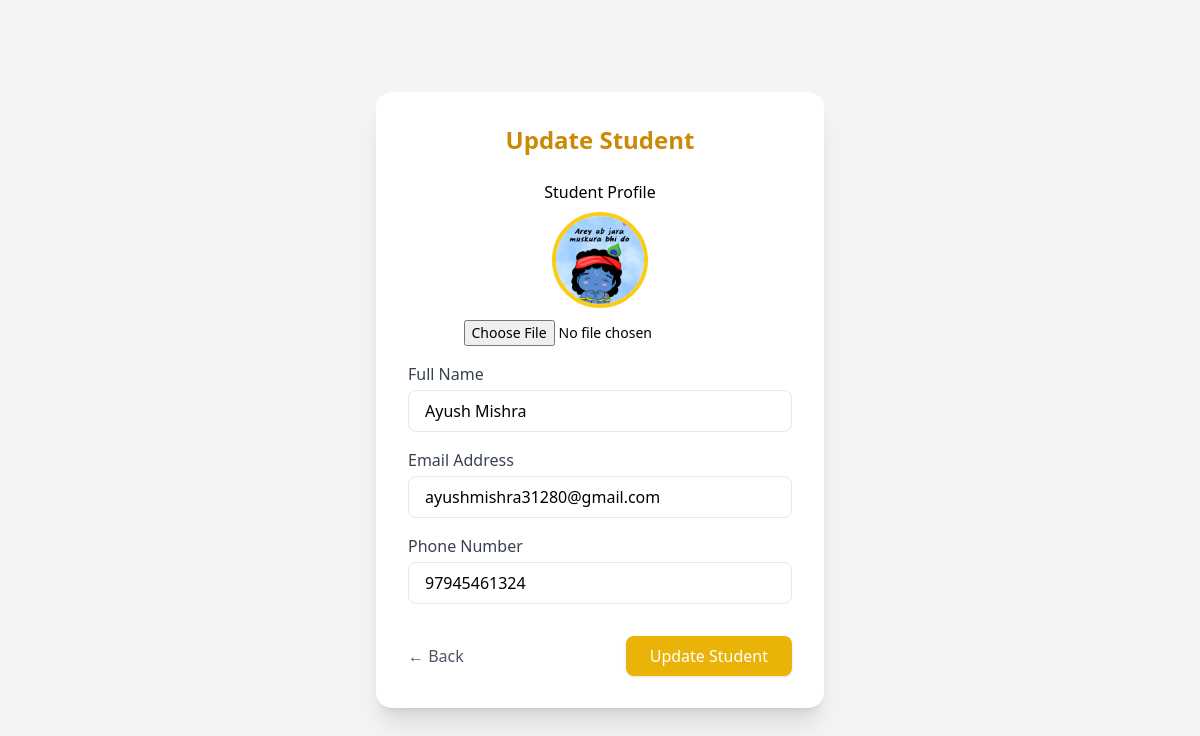
The app's page /student/update-student/29 with its own data.
### student/models.py (models this page shows)
class Student(models.Model):
    name = models.CharField(max_length=100)
    email = models.EmailField()
    phone_number = models.CharField(max_length=13)
    student_profile = models.ImageField(null=True, blank=True, upload_to='student_profile/')

### student/views.py (the view, shortened to what this page needs)
# urls.py: path("update-student/<int:student_id>", views.update_student, name='update_student'),
def update_student(request, student_id):
    student = Student.objects.get(id = student_id)
    parameters={
        "student" : student
    }
    return render(request, "student/update_student.html", parameters)

### templates/student/update_student.html (shortened to what this page needs)
<!DOCTYPE html>
<html lang="en">
<head>
    <script src="https://cdn.tailwindcss.com"></script>
</head>
<body class="bg-gray-100 min-h-screen flex items-center justify-center">
    <div class="bg-white shadow-xl rounded-2xl p-8 w-full max-w-md">
        <h2 class="text-2xl font-bold text-center text-yellow-600 mb-6">
            Update Student
        </h2>
        <form  method="POST" class="space-y-4" enctype="multipart/form-data">
            <div class="text-center">
                <label class="block font-medium mb-2">Student Profile</label>
                {% if student.student_profile %}
                <img
                src="{{ student.student_profile.url }}"
                class="w-24 h-24 rounded-full object-cover mx-auto mb-3 border-4 border-yellow-400">
                {% endif %}
                <input type="file" name="student_profile" class="mx-auto block text-sm text-center">
            </div>
            <div>
                <label class="block text-gray-700 font-medium mb-1">
                    Full Name
                </label>
                <input
                    type="text"
                    name="name"
                    value="{{ student.name}}"
                    class="w-full px-4 py-2 border rounded-lg focus:outline-none focus:ring-2 focus:ring-yellow-400"
                    required>
            </div>
            <div>
                <label class="block text-gray-700 font-medium mb-1">
                    Email Address
                </label>
                <input
                    type="email"
                    name="email"
                    value="{{student.email}}"
                    class="w-full px-4 py-2 border rounded-lg focus:outline-none focus:ring-2 focus:ring-yellow-400"
                    required>
            </div>
            <div>
                <label class="block text-gray-700 font-medium mb-1">
                    Phone Number
                </label>
                <input
                    type="tel"
                    name="phone"
                    value="{{student.phone_number}}"
                    class="w-full px-4 py-2 border rounded-lg focus:outline-none focus:ring-2 focus:ring-yellow-400"
                    required>
            </div>
            <div class="flex justify-between items-center pt-4">
                <a href="{% url 'student_home' %}"
                   class="text-gray-600 hover:text-gray-800">
                    ← Back
                </a>
                <button
                    type="submit"
                    class="bg-yellow-500 hover:bg-yellow-600 text-white px-6 py-2 rounded-lg shadow">
                    Update Student
                </button>
            </div>
        </form>
    </div>
</body>
</html>

### records on screen
Student: student_profile (picture), name "Ayush Mishra", email "ayushmishra31280@gmail.com", phone "97945461324"
